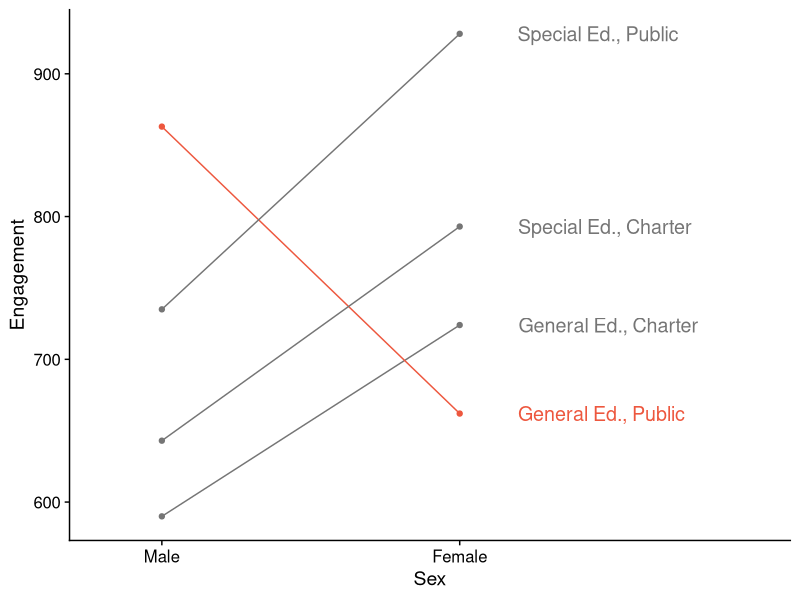
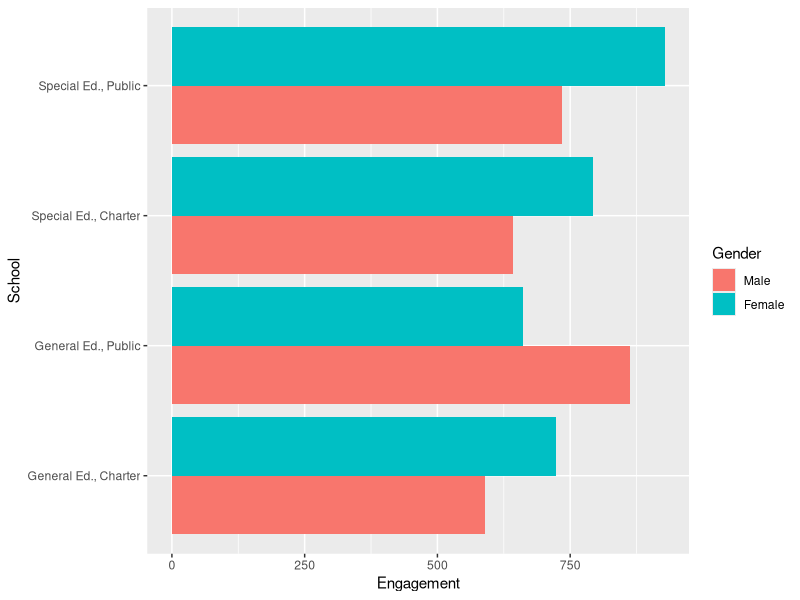
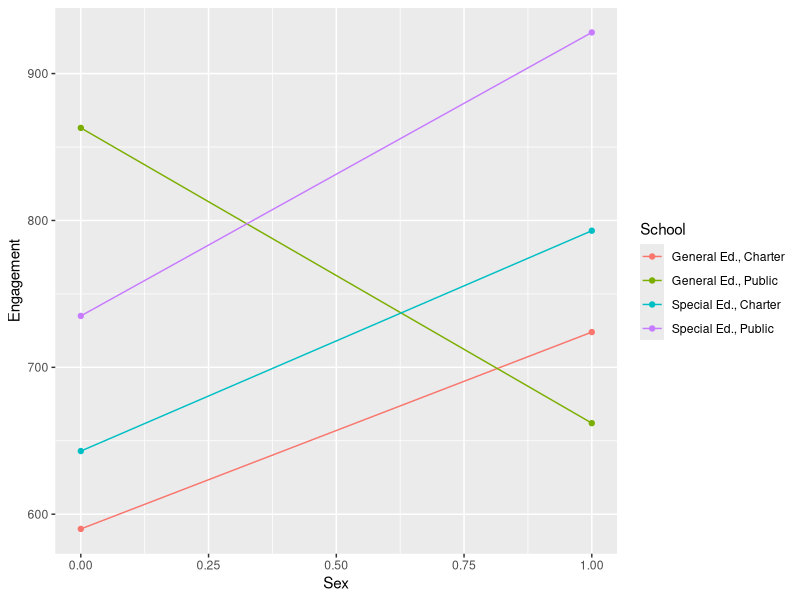
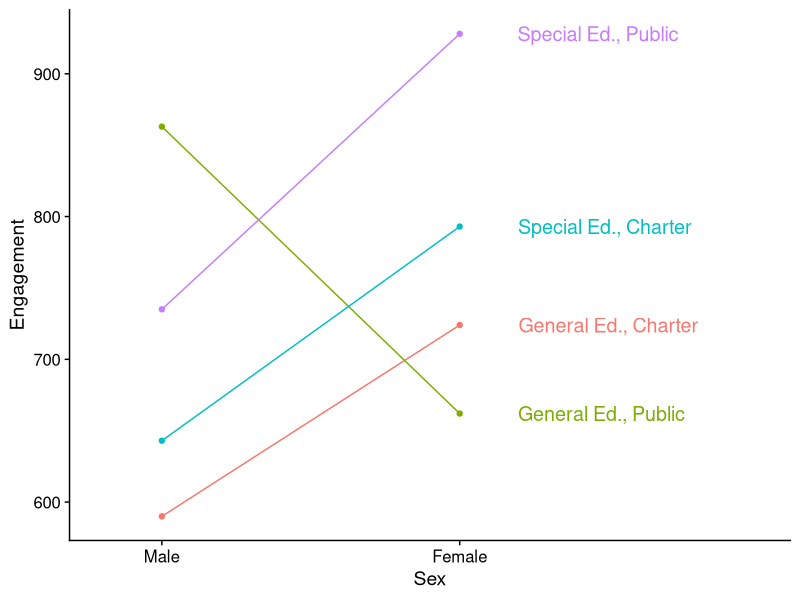
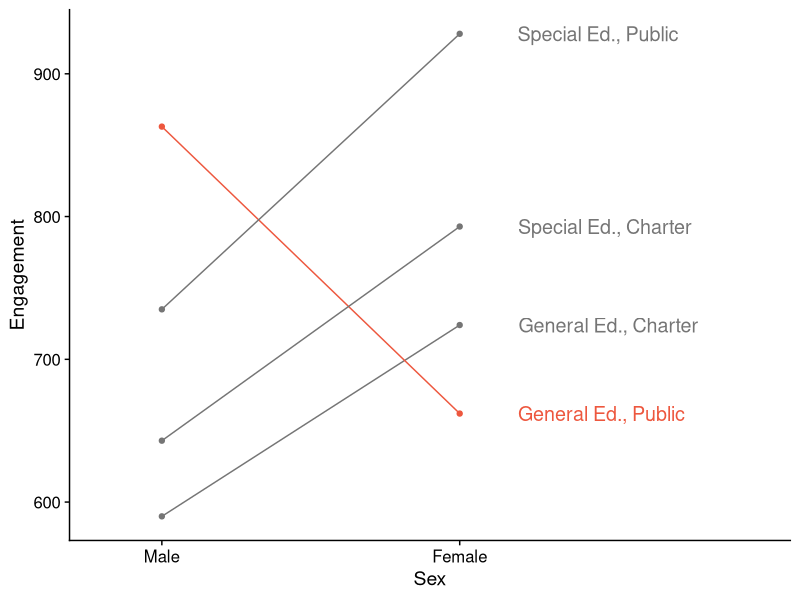
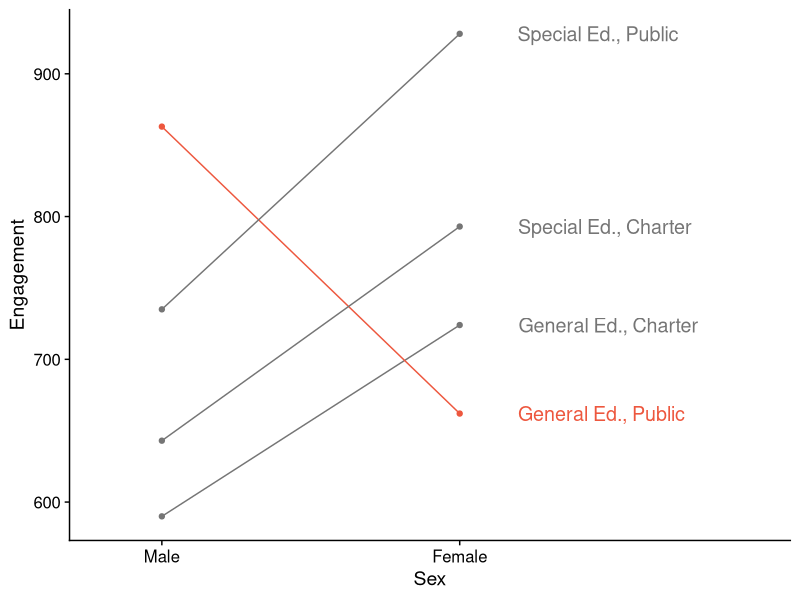

R code for these plots, in order:
## ---- chunk 1
library(knitr)
library(here)
library(tidyverse)
library(cowplot)
library(ggrepel)
library(fontawesome) # from github: https://github.com/rstudio/fontawesome
options(
    htmltools.dir.version = FALSE,
    knitr.table.format = "html",
    knitr.kable.NA = '')
knitr::opts_chunk$set(
    warning = FALSE,
    message = FALSE,
    fig.retina = 3)
set.seed(42)
## ---- chunk 2
engagement <- data.frame(
    Male   = c(643, 735, 590, 863),
    Female = c(793, 928, 724, 662),
    School = c('Special Ed., Charter', 'Special Ed., Public',
               'General Ed., Charter', 'General Ed., Public'),
    Highlight = c(0, 0, 0, 1)) %>%
    gather(Gender, Engagement, Male:Female) %>%
    mutate(Gender = fct_relevel(Gender, c('Male', 'Female')))
engagement$x <- rep(c(0, 1), each = 4)
engagement_plot <- engagement %>%
    mutate(Highlight = as.factor(Highlight)) %>% 
    ggplot(aes(x=x, y=Engagement, group=School, color=Highlight)) +
    geom_point() +
    geom_line() +
    scale_color_manual(values = c('#757575', '#ed573e')) +
    labs(x='Sex', y='Engagement') +
    theme_cowplot() +
    scale_x_continuous(limits = c(-0.2, 2), labels = c('Male', 'Female'),
                       breaks = c(0, 1)) +
    theme(legend.position = 'none') +
    geom_text_repel(aes(label = School, color = as.factor(Highlight)),
                    data          = subset(engagement, Gender == 'Female'),
                    size          = 5,
                    nudge_x       = 0.2,
                    hjust         = 0,
                    segment.color = NA)
engagement_plot
## ---- chunk 3
engagement_data <- data.frame(
    Male   = c(643, 735, 590, 863),
    Female = c(793, 928, 724, 662),
    School = c('Special Ed., Charter', 'Special Ed., Public',
               'General Ed., Charter', 'General Ed., Public'))
engagement_data
## ---- chunk 4
engagement_data <- engagement_data %>% 
    gather(Gender, Engagement, Male:Female) %>%
    mutate(Gender = fct_relevel(
      Gender, c('Male', 'Female')))
engagement_data
## ---- chunk 5
engagement_data %>% 
    ggplot() +
    geom_bar(aes(x = School, y = Engagement, 
                 fill = Gender), stat = 'identity', 
             position = 'dodge') +
    coord_flip()
## ---- chunk 6
engagement %>%
    mutate(Highlight = as.factor(Highlight)) %>% 
    ggplot(aes(x=x, y=Engagement, group=School, color=School)) +
    geom_point() +
    geom_line() +
    labs(x='Sex', y='Engagement') 
## ---- chunk 7
engagement %>%
    mutate(Highlight = as.factor(Highlight)) %>% 
    ggplot(aes(x=x, y=Engagement, group=School, color=School)) +
    geom_point() +
    geom_line() +
    labs(x='Sex', y='Engagement') +
    theme_cowplot() +
    scale_x_continuous(limits = c(-0.2, 2), labels = c('Male', 'Female'),
                       breaks = c(0, 1)) +
    theme(legend.position = 'none') +
    geom_text_repel(aes(label = School, color = as.factor(School)),
                    data          = subset(engagement, Gender == 'Female'),
                    size          = 5,
                    nudge_x       = 0.2,
                    hjust         = 0,
                    segment.color = NA)
## ---- chunk 8
engagement %>%
    mutate(Highlight = as.factor(Highlight)) %>% 
    ggplot(aes(x=x, y=Engagement, group=School, color=Highlight)) +
    geom_point() +
    geom_line() +
    scale_color_manual(values = c('#757575', '#ed573e')) +
    labs(x='Sex', y='Engagement') +
    theme_cowplot() +
    scale_x_continuous(limits = c(-0.2, 2), labels = c('Male', 'Female'),
                       breaks = c(0, 1)) +
    theme(legend.position = 'none') +
    geom_text_repel(aes(label = School, color = as.factor(Highlight)),
                    data          = subset(engagement, Gender == 'Female'),
                    size          = 5,
                    nudge_x       = 0.2,
                    hjust         = 0,
                    segment.color = NA)
## ---- chunk 9
engagement_plot 
